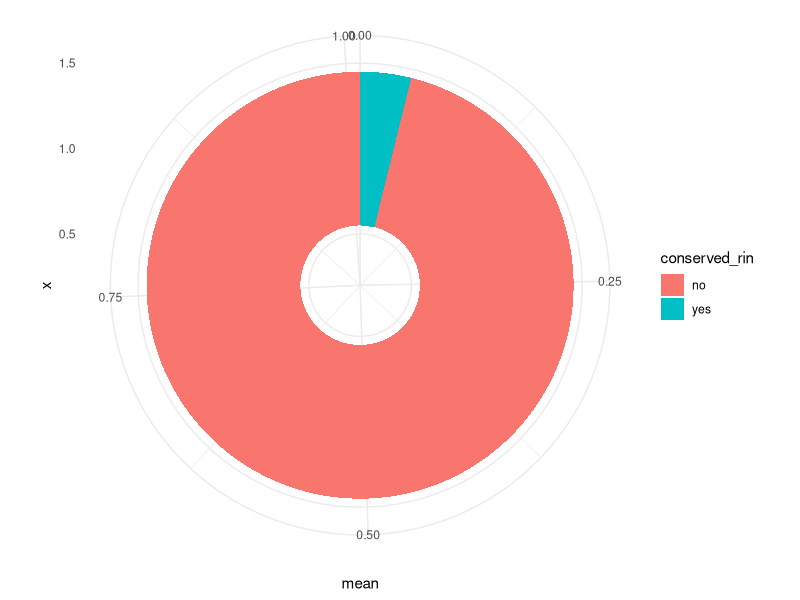
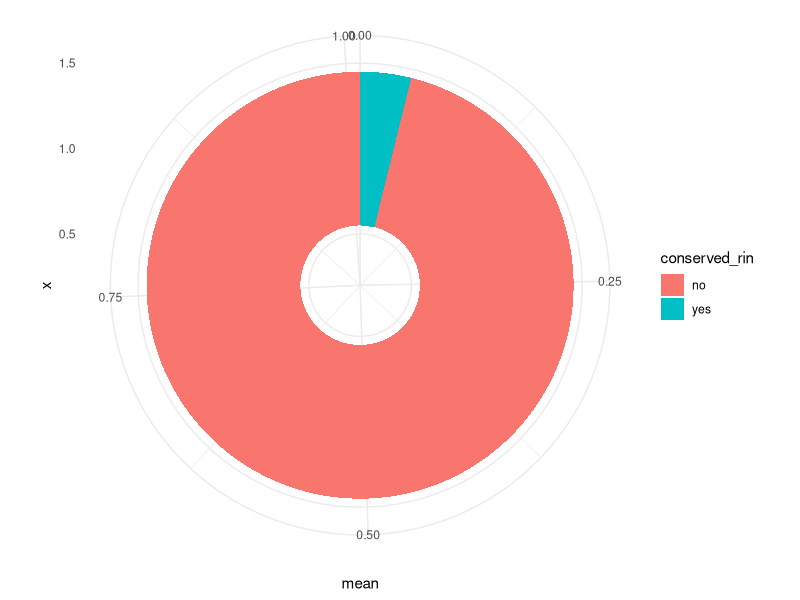

Reproduce these figures in R, in order.
# packages, working directory
setwd("~/Desktop/Volkman_Lab/BABU_VOLKMAN/CHEMOKINE_PRJ/Data/chemokine_gpcr_ms/")
library(tidyverse)

################################################################################

# import
data <- read_csv("05_integrate/output/RIN_CONS_CLASS.csv") %>% filter(file != "6meo")
data <- data %>% unite(col = "gnccn", source_gnccn, target_gnccn, sep = "_", remove = FALSE)

# define conserved
temp <- data %>% filter((all_cc_cxc_para_ck > 0.5) & (all_non_ackr_para_ckr > 0.5))  %>%
  select(gnccn) %>% unique()
temp <- temp$gnccn
data <- data %>% mutate(conserved_rin = case_when(
  gnccn %in% temp ~ "yes",
  !(gnccn %in% temp) ~ "no",
))
rm(temp)

# data <- data %>% filter(file == "7f1t") %>% select(source_gnccn, target_gnccn, conserved_rin)

# count pct
data <- data %>% group_by(file) %>% count(conserved_rin) %>% ungroup()
data <- data %>% group_by(file) %>% mutate(total = sum(n)) %>% ungroup()
data <- data %>% mutate(pct = n / total)
data <- data %>% group_by(conserved_rin) %>% mutate(mean = mean(pct)) %>% ungroup() %>%
  select(conserved_rin, mean) %>% unique()

# plot
hsize <- 1
data %>%
  ggplot(aes(x = 1, y = mean, fill = conserved_rin)) +
  geom_col() +
  coord_polar(theta = "y") +
  xlim(c(0.2, hsize + 0.5)) +
  theme_minimal()

ggsave(filename = "pct_rins_cons.pdf", 
       plot = last_plot(), path = "F2/output/",
       width = 5,
       height = 3)
